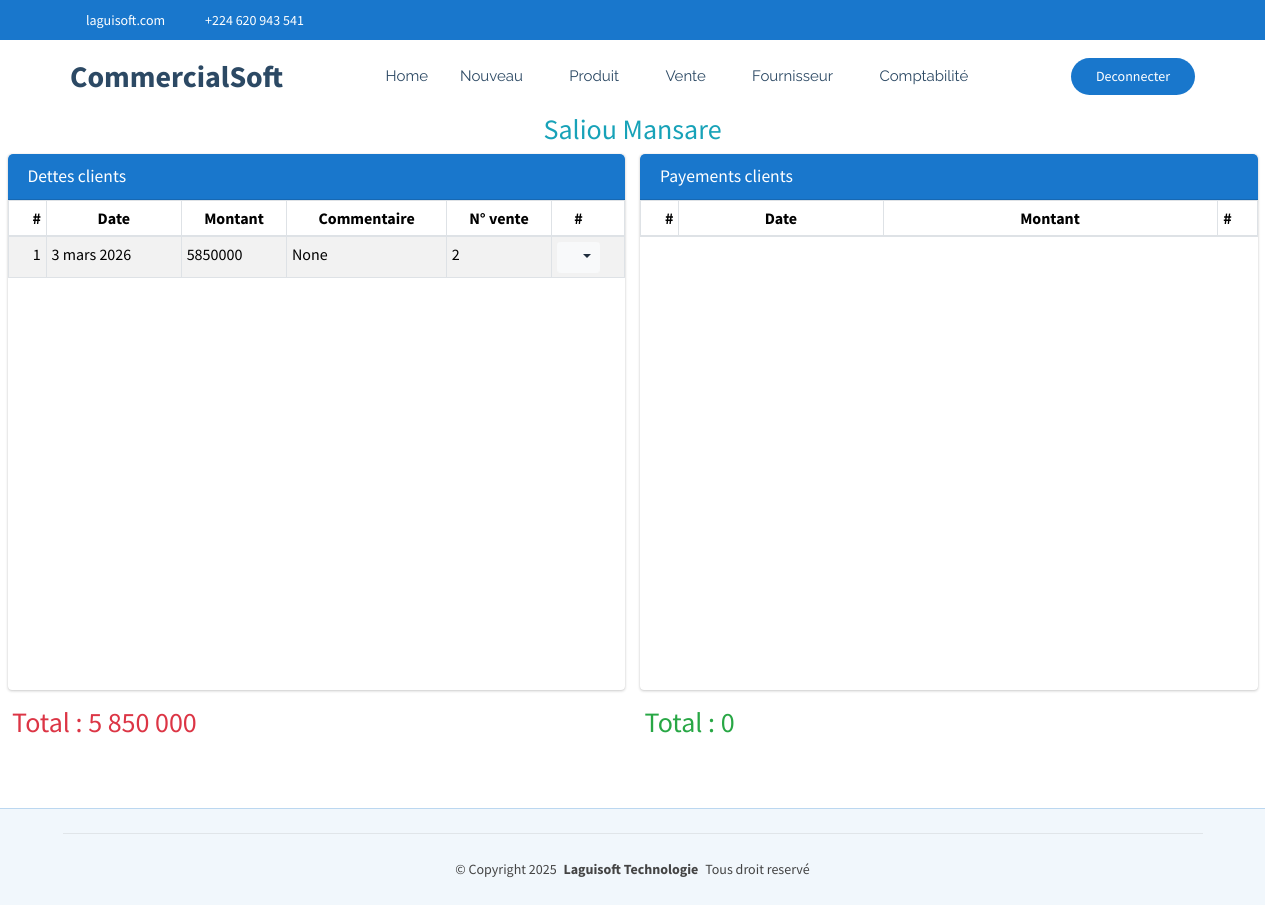
Screenshot of /commerce/commerce/pret/detail/1/ (signed in) with the database file from the repository.
### CommercialSoft/models.py (models this page shows, shortened)
class Client(models.Model):
    societe=models.ForeignKey(Societe, on_delete=models.CASCADE, null=True)
    nom=models.CharField(max_length=70, unique=True)
    telephone=models.CharField(max_length=20,null=True,blank=True)
    adresse=models.CharField(max_length=30, null=True, blank=True)
    email=models.EmailField(max_length=50, null=True, blank=True)
    matricule=models.CharField(max_length=20,null=True, blank=True)
    pourcentage=models.PositiveSmallIntegerField()
    detteMaximale=models.PositiveBigIntegerField()

class PretClient(models.Model):
    client=models.ForeignKey(Client, on_delete=models.SET_NULL, null=True, related_name='prets')
    montant=models.BigIntegerField()
    date=models.DateField(default=timezone.now)
    dateEcheance=models.DateField(default=timezone.now)
    payer=models.CharField(max_length=5, choices=[('Non','Non'),('Oui','Oui')], default='Non')
    commande=models.ForeignKey(Commande, on_delete=models.SET_NULL, null=True, blank=True)
    user=models.ForeignKey(settings.AUTH_USER_MODEL, on_delete=models.PROTECT)
    commentaire=models.CharField(max_length=50, null=True, blank=True)

class Commande(models.Model):
    user=models.ForeignKey(settings.AUTH_USER_MODEL, on_delete=models.CASCADE)
    client=models.ForeignKey(Client, on_delete=models.SET_NULL, null=True)
    montant=models.PositiveBigIntegerField()
    remise=models.PositiveBigIntegerField(default=0)
    date=models.DateField(default=timezone.now)
    typeVente=models.CharField(max_length=15, default="detail", choices=[('detail','Detail'),('en gros','En gros')])
    typePayement=models.CharField(max_length=15, default="Espece", choices=[('Espece','Espece'),('Pret','Pret'),('Don','Don')])
    montantAchat=models.PositiveBigIntegerField()
    client_uid = models.CharField(max_length=64, unique=True, null=True, blank=True)

### CommercialSoft/views.py (the view)
# urls.py: path('commerce/pret/detail/<int:pk>/', views.detail_pret_client,name="commerce_detailClient"),
@login_required
def detail_pret_client(request, pk):
    client = get_object_or_404(Client, pk=pk)
    dette=PretClient.objects.filter(client=client)
    payement=VersementClient.objects.filter(client=client)
    total_dette=PretClient.objects.filter(client=client).aggregate(total=Sum('montant'))['total'] or 0
    total_payement=VersementClient.objects.filter(client=client).aggregate(total=Sum('montant'))['total'] or 0
    return render(request, 'CommercialSoft/detailPretClient.html', {'dettes': dette,'payements':payement,'total_dette': separateur(total_dette), 'total_payement': separateur(total_payement),'client':client})

### CommercialSoft/views.py (called while the page is built)
def separateur(valeur):
    return f"{valeur:,}".replace(",", " ")

### CommercialSoft/templates/CommercialSoft/detailPretClient.html (shortened to what this page needs)
{% extends "CommercialSoft/starter-page.html" %}
{% load static %}
{% block css %}
    <link rel="stylesheet" href="{% static 'autre/plugins/fontawesome-free/css/all.min.css' %}">
    <link rel="stylesheet" href="https://code.ionicframework.com/ionicons/2.0.1/css/ionicons.min.css">
  <link rel="stylesheet" href="{% static 'autre/plugins/sweetalert2-theme-bootstrap-4/bootstrap-4.min.css' %}">
    <link rel="stylesheet" href="{% static 'autre/dist/css/adminlte.min.css' %}">
    <link rel="stylesheet" href="{% static 'autre/plugins/toastr/toastr.min.css' %}">
{% endblock %}
{% block corp %}
<section class="content pt-0">
  <div class="container-fluid">
    <div class="row text-center">
      <h3 class="text-info"> {{client.nom}} </h3>
    </div>
    <div class="row">
      <div class="col-md-6">
        <div class="card card-primary" style="height: 67vh; overflow: hidden;">
          <div class="card-header d-flex justify-content-between align-items-center">
            <h3 class="card-title mb-0">Dettes clients</h3>
          </div>
          <div class="card-body p-0" style="height: calc(100% - 50px); overflow-y: auto;">
            <div >
              <table class="table table-bordered table-hover table-striped table-sm mb-0">
                <thead>
                  <tr>
                    <th style="width: 10px" class="text-center">#</th>
                    <th class="text-center">Date</th>
                    <th class="text-center">Montant</th>
                    <th class="text-center">Commentaire</th>
                    <th class="text-center" >N° vente</th>
                    <th style="width: 40px" class="text-center">#</th>
                  </tr>
                </thead>
                <tbody id="livraison-produits">
                   {% if dettes %}
                    {% for liste in dettes %}
                      <tr>
                        <td class="text-center">{{liste.id}}</td>
                        <td>{{liste.date}}</td>
                        <td>{{liste.montant}}</td>
                        <td>{{liste.commentaire}}</td>
                        <td>{{liste.commande.id}}</td>
                        <td class="text-center">
                          <div class="btn-group">
                            <button type="button" class="btn btn-sm btn-light dropdown-toggle" data-toggle="dropdown" aria-expanded="false">
                              <i class="fas fa-cogs"></i>
                            </button>
                          </div>
                        </td>
                      </tr>
                    {% endfor %}
                  {% else %}
                    <tr>
                      <td colspan="14" class="text-center">Aucune ligne disponible pour le moment.</td>
                    </tr>
                  {% endif %}
                </tbody>
              </table>
            </div>
          </div>
        </div>
        <div class="row">
          <h3 class="text-danger">Total : {{total_dette}} </h3>
        </div>
      </div>
      <div class="col-md-6">
        <div class="card card-primary" style="height: 67vh; overflow: hidden;">
          <div class="card-header d-flex justify-content-between align-items-center">
            <h3 class="card-title mb-0">Payements clients</h3>
          </div>
          <div class="card-body p-0" style="height: calc(100% - 50px); overflow-y: auto;">
            <div >
              <table class="table table-bordered table-hover table-striped table-sm mb-0">
                <thead>
                  <tr>
                    <th style="width: 10px" class="text-center">#</th>
                    <th class="text-center">Date</th>
                    <th class="text-center">Montant</th>
                    <th style="width: 40px" class="text-center">#</th>
                  </tr>
                </thead>
              </table>
            </div>
          </div>
        </div>
        <div class="row">
          <h3 class="text-success">Total : {{total_payement}} </h3>
        </div>
      </div>
    </div>
  </div>
</section>
  {% endblock %}

### CommercialSoft/static/clinique/assets/css/main.css (style rules this page uses)
:root { --default-font: "Roboto", system-ui, -apple-system, "Segoe UI", Roboto, "Helvetica Neue", Arial, "Noto Sans", "Liberation Sans", sans-serif, "Apple Color Emoji", "Segoe UI Emoji", "Segoe UI Symbol", "Noto Color Emoji"; --heading-font: "Poppins", sans-serif; --nav-font: "Raleway", sans-serif; }
:root { --background-color: #ffffff; --default-color: #444444; --heading-color: #2c4964; --accent-color: #1977cc; --surface-color: #ffffff; --contrast-color: #ffffff; }
:root { --nav-color: #2c4964; --nav-hover-color: #1977cc; --nav-mobile-background-color: #ffffff; --nav-dropdown-background-color: #ffffff; --nav-dropdown-color: #2c4964; --nav-dropdown-hover-color: #1977cc; }
:root { scroll-behavior: smooth; }
body { color: var(--default-color); background-color: var(--background-color); font-family: var(--default-font); }
h1, h2, h3, h4, h5, h6 { color: var(--heading-color); font-family: var(--heading-font); }
section, .section { color: var(--default-color); background-color: var(--background-color); padding: 60px 0; scroll-margin-top: 72px; overflow: clip; }

### rows the page displays
Client: nom "Saliou Mansare"
PretClient: id "1", date "3 mars 2026", montant "5850000", commentaire "None", commande.id "2"

### other values shown
{{ total_dette }} "5 850 000"
{{ total_payement }} "0"
